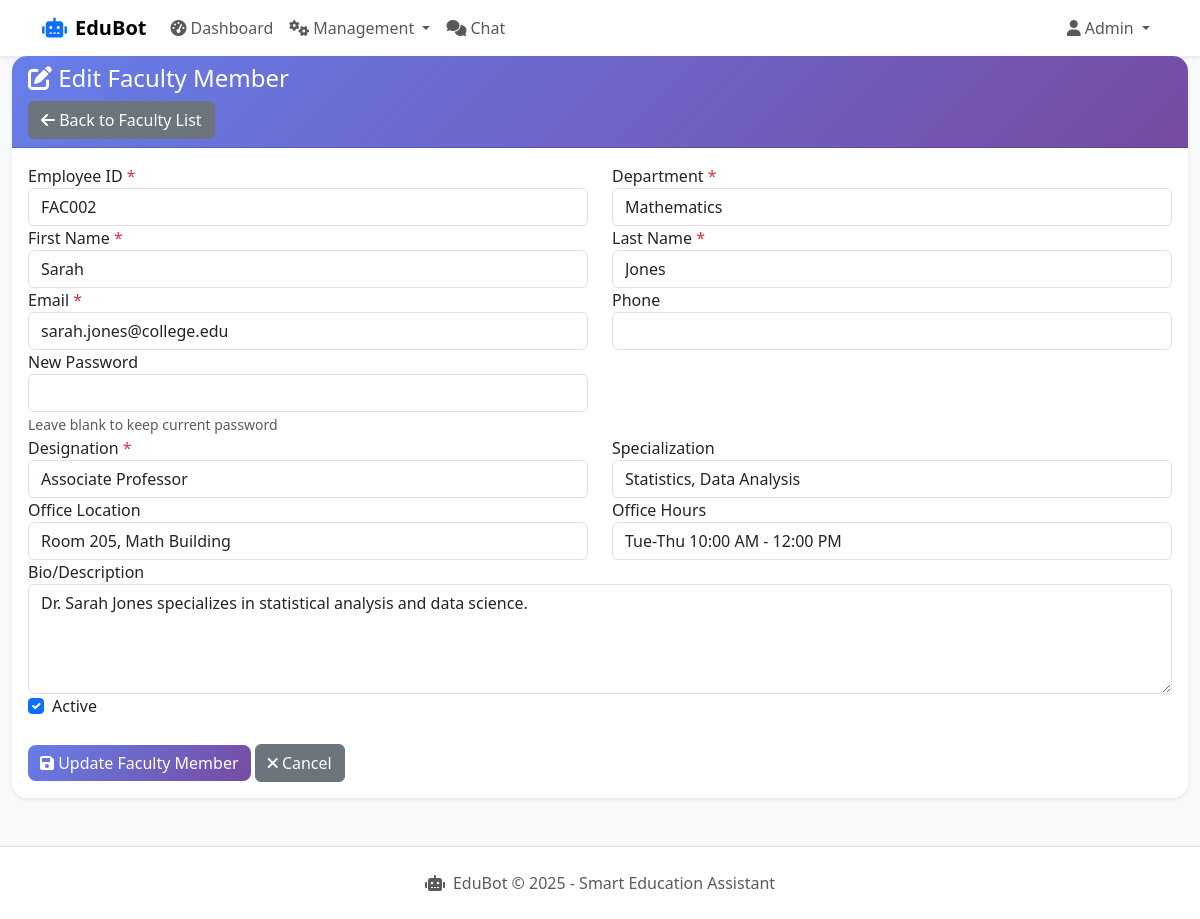
Page /admin/faculty/2/edit (signed in) on the committed database.
### app/models/user.py (models this page shows, shortened)
class User(UserMixin, db.Model):
    __tablename__ = 'users'
    id = db.Column(db.Integer, primary_key=True)
    username = db.Column(db.String(50), unique=True, nullable=False)
    email = db.Column(db.String(100), unique=True, nullable=False)
    password_hash = db.Column(db.String(255), nullable=False)
    role = db.Column(db.Enum('student', 'faculty', 'admin'), nullable=False, default='student')
    first_name = db.Column(db.String(50), nullable=False)
    last_name = db.Column(db.String(50), nullable=False)
    student_id = db.Column(db.String(20), unique=True, nullable=True)
    course_id = db.Column(db.Integer, nullable=True)
    year_of_study = db.Column(db.Integer, nullable=True)
    phone = db.Column(db.String(15), nullable=True)
    is_active = db.Column(db.Boolean, default=True)
    created_at = db.Column(db.DateTime, default=datetime.utcnow)
    updated_at = db.Column(db.DateTime, default=datetime.utcnow, onupdate=datetime.utcnow)
    faculty_profile = db.relationship('Faculty', backref='user', uselist=False, cascade='all, delete-orphan')
    attendance_records = db.relationship('Attendance', foreign_keys='Attendance.student_id', lazy='dynamic', cascade='all, delete-orphan')
    chat_logs = db.relationship('ChatLog', backref='user', lazy='dynamic', cascade='all, delete-orphan')
    created_groups = db.relationship('Group', foreign_keys='Group.created_by', backref='creator', lazy='dynamic', cascade='all, delete-orphan')
    group_memberships = db.relationship('GroupMember', backref='user', lazy='dynamic', cascade='all, delete-orphan')
    group_messages = db.relationship('GroupMessage', backref='user', lazy='dynamic', cascade='all, delete-orphan')
    def is_admin(self):
        return self.role == 'admin'

### app/models/faculty.py (models this page shows, shortened)
class Faculty(db.Model):
    __tablename__ = 'faculty'
    id = db.Column(db.Integer, primary_key=True)
    user_id = db.Column(db.Integer, db.ForeignKey('users.id'), nullable=True)
    employee_id = db.Column(db.String(20), unique=True, nullable=False)
    department = db.Column(db.String(100), nullable=False)
    designation = db.Column(db.String(100), nullable=False)
    specialization = db.Column(db.Text, nullable=True)
    office_location = db.Column(db.String(100), nullable=True)
    office_hours = db.Column(db.String(100), nullable=True)
    bio = db.Column(db.Text, nullable=True)
    image_url = db.Column(db.String(255), nullable=True)
    is_active = db.Column(db.Boolean, default=True)
    created_at = db.Column(db.DateTime, default=datetime.utcnow)
    updated_at = db.Column(db.DateTime, default=datetime.utcnow, onupdate=datetime.utcnow)
    courses = db.relationship('Course', backref='faculty', lazy='dynamic')

### app/routes/admin.py (the view, shortened to what this page needs)
@admin_bp.route('/faculty/<int:faculty_id>/edit', methods=['GET', 'POST'])
@login_required
@admin_required
def edit_faculty(faculty_id):
    faculty_to_edit = Faculty.query.get_or_404(faculty_id)
    return render_template('admin/faculty_form.html',
                         faculty_to_edit=faculty_to_edit,
                         mode='edit',
                         user=current_user)

### app/routes/admin.py (called while the page is built)
def admin_required(f):
    @wraps(f)
    def decorated_function(*args, **kwargs):
        if not current_user.is_authenticated or not current_user.is_admin():
            flash('Admin access required.', 'error')
            return redirect(url_for('auth.login'))
        return f(*args, **kwargs)
    return decorated_function

### app/templates/admin/faculty_form.html (shortened to what this page needs)
{% extends "base.html" %}
{% block content %}
<div class="container-fluid">
    <div class="row">
        <div class="col-md-12">
            <div class="card">
                <div class="card-header">
                    <h4 class="card-title">
                        {% if mode == 'add' %}
                            <i class="fas fa-plus"></i> Add Faculty Member
                        {% else %}
                            <i class="fas fa-edit"></i> Edit Faculty Member
                        {% endif %}
                    </h4>
                    <a href="{{ url_for('admin.manage_faculty') }}" class="btn btn-secondary float-right">
                        <i class="fas fa-arrow-left"></i> Back to Faculty List
                    </a>
                </div>
                <div class="card-body">
                    <form method="POST" action="">
                        <div class="row">
                            <div class="col-md-6">
                                <div class="form-group">
                                    <label for="employee_id">Employee ID <span class="text-danger">*</span></label>
                                    <input type="text" class="form-control" id="employee_id" name="employee_id"
                                           value="{% if faculty_to_edit %}{{ faculty_to_edit.employee_id }}{% elif form_data %}{{ form_data.employee_id }}{% endif %}"
                                           required>
                                </div>
                            </div>
                            <div class="col-md-6">
                                <div class="form-group">
                                    <label for="department">Department <span class="text-danger">*</span></label>
                                    <input type="text" class="form-control" id="department" name="department"
                                           value="{% if faculty_to_edit %}{{ faculty_to_edit.department }}{% elif form_data %}{{ form_data.department }}{% endif %}"
                                           required>
                                </div>
                            </div>
                        </div>
                        <div class="row">
                            <div class="col-md-6">
                                <div class="form-group">
                                    <label for="first_name">First Name <span class="text-danger">*</span></label>
                                    <input type="text" class="form-control" id="first_name" name="first_name"
                                           value="{% if faculty_to_edit %}{{ faculty_to_edit.user.first_name }}{% elif form_data %}{{ form_data.first_name }}{% endif %}"
                                           required>
                                </div>
                            </div>
                            <div class="col-md-6">
                                <div class="form-group">
                                    <label for="last_name">Last Name <span class="text-danger">*</span></label>
                                    <input type="text" class="form-control" id="last_name" name="last_name"
                                           value="{% if faculty_to_edit %}{{ faculty_to_edit.user.last_name }}{% elif form_data %}{{ form_data.last_name }}{% endif %}"
                                           required>
                                </div>
                            </div>
                        </div>
                        <div class="row">
                            <div class="col-md-6">
                                <div class="form-group">
                                    <label for="email">Email <span class="text-danger">*</span></label>
                                    <input type="email" class="form-control" id="email" name="email"
                                           value="{% if faculty_to_edit %}{{ faculty_to_edit.user.email }}{% elif form_data %}{{ form_data.email }}{% endif %}"
                                           required>
                                </div>
                            </div>
                            <div class="col-md-6">
                                <div class="form-group">
                                    <label for="phone">Phone</label>
                                    <input type="text" class="form-control" id="phone" name="phone"
                                           value="{% if faculty_to_edit %}{{ faculty_to_edit.user.phone or '' }}{% elif form_data %}{{ form_data.phone }}{% endif %}">
                                </div>
                            </div>
                        </div>
                        <div class="row">
                            <div class="col-md-6">
                                <div class="form-group">
                                    <label for="{% if mode == 'add' %}password{% else %}new_password{% endif %}">
                                        {% if mode == 'add' %}Password{% else %}New Password{% endif %}
                                    </label>
                                    <input type="password" class="form-control"
                                           id="{% if mode == 'add' %}password{% else %}new_password{% endif %}"
                                           name="{% if mode == 'add' %}password{% else %}new_password{% endif %}"
                                           {% if mode == 'add' %}required{% endif %}>
                                    {% if mode == 'edit' %}
                                        <small class="form-text text-muted">Leave blank to keep current password</small>
                                    {% endif %}
                                </div>
                            </div>
                        </div>
                        <div class="row">
                            <div class="col-md-6">
                                <div class="form-group">
                                    <label for="designation">Designation <span class="text-danger">*</span></label>
                                    <input type="text" class="form-control" id="designation" name="designation"
                                           value="{% if faculty_to_edit %}{{ faculty_to_edit.designation }}{% elif form_data %}{{ form_data.designation }}{% endif %}"
                                           required>
                                </div>
                            </div>
                            <div class="col-md-6">
                                <div class="form-group">
                                    <label for="specialization">Specialization</label>
                                    <input type="text" class="form-control" id="specialization" name="specialization"
                                           value="{% if faculty_to_edit %}{{ faculty_to_edit.specialization or '' }}{% elif form_data %}{{ form_data.specialization }}{% endif %}">
                                </div>
                            </div>
                        </div>
                        <div class="row">
                            <div class="col-md-6">
                                <div class="form-group">
                                    <label for="office_location">Office Location</label>
                                    <input type="text" class="form-control" id="office_location" name="office_location"
                                           value="{% if faculty_to_edit %}{{ faculty_to_edit.office_location or '' }}{% elif form_data %}{{ form_data.office_location }}{% endif %}">
                                </div>
                            </div>
                            <div class="col-md-6">
                                <div class="form-group">
                                    <label for="office_hours">Office Hours</label>
                                    <input type="text" class="form-control" id="office_hours" name="office_hours"
                                           value="{% if faculty_to_edit %}{{ faculty_to_edit.office_hours or '' }}{% elif form_data %}{{ form_data.office_hours }}{% endif %}"
                                           placeholder="e.g., Mon-Fri 10:00-12:00">
                                </div>
                            </div>
                        </div>
                        <div class="row">
                            <div class="col-md-12">
                                <div class="form-group">
                                    <label for="bio">Bio/Description</label>
                                    <textarea class="form-control" id="bio" name="bio" rows="4"
                                              placeholder="Brief description about the faculty member">{% if faculty_to_edit %}{{ faculty_to_edit.bio or '' }}{% elif form_data %}{{ form_data.bio }}{% endif %}</textarea>
                                </div>
                            </div>
                        </div>
                        {% if mode == 'edit' %}
                        <div class="row">
                            <div class="col-md-12">
                                <div class="form-check">
                                    <input type="checkbox" class="form-check-input" id="is_active" name="is_active"
                                           {% if faculty_to_edit and faculty_to_edit.is_active %}checked{% endif %}>
                                    <label class="form-check-label" for="is_active">
                                        Active
                                    </label>
                                </div>
                            </div>
                        </div>
                        {% endif %}
                        <div class="row mt-4">
                            <div class="col-md-12">
                                <button type="submit" class="btn btn-primary">
                                    <i class="fas fa-save"></i>
                                    {% if mode == 'add' %}Add Faculty Member{% else %}Update Faculty Member{% endif %}
                                </button>
                                <a href="{{ url_for('admin.manage_faculty') }}" class="btn btn-secondary ml-2">
                                    <i class="fas fa-times"></i> Cancel
                                </a>
                            </div>
                        </div>
                    </form>
                </div>
            </div>
        </div>
    </div>
</div>
{% endblock %}

### app/templates/base.html (shortened to what this page needs)
<!DOCTYPE html>
<html lang="en">
<head>
    <link href="https://cdn.jsdelivr.net/npm/bootstrap@5.3.0/dist/css/bootstrap.min.css" rel="stylesheet">
    <link href="https://cdnjs.cloudflare.com/ajax/libs/font-awesome/6.0.0/css/all.min.css" rel="stylesheet">
</head>
<body>
    <nav class="navbar navbar-expand-lg navbar-light bg-white shadow-sm">
        <div class="container">
            <a class="navbar-brand" href="{{ url_for('admin.dashboard') if current_user.is_authenticated and current_user.is_admin() else url_for('chat.chat_interface') }}">
                <i class="fas fa-robot text-primary me-2"></i>EduBot
            </a>
            <div class="collapse navbar-collapse" id="navbarNav">
                {% if current_user.is_authenticated %}
                <ul class="navbar-nav me-auto">
                    {% if current_user.is_admin() %}
                    <li class="nav-item">
                        <a class="nav-link" href="{{ url_for('admin.dashboard') }}">
                            <i class="fas fa-tachometer-alt me-1"></i>Dashboard
                        </a>
                    </li>
                    <li class="nav-item dropdown">
                        <a class="nav-link dropdown-toggle" href="#" id="managementDropdown" role="button" data-bs-toggle="dropdown">
                            <i class="fas fa-cogs me-1"></i>Management
                        </a>
                    </li>
                    {% endif %}
                    <li class="nav-item">
                        <a class="nav-link" href="{{ url_for('chat.chat_interface') }}">
                            <i class="fas fa-comments me-1"></i>Chat
                        </a>
                    </li>
                </ul>
                <ul class="navbar-nav">
                    <li class="nav-item dropdown">
                        <a class="nav-link dropdown-toggle" href="#" id="userDropdown" role="button" data-bs-toggle="dropdown">
                            <i class="fas fa-user me-1"></i>{{ current_user.first_name }}
                        </a>
                    </li>
                </ul>
                {% endif %}
            </div>
        </div>
    </nav>
    <main>
        {% block content %}{% endblock %}
    </main>
    <footer class="bg-white border-top mt-5 py-4">
        <div class="container text-center">
            <p class="text-muted mb-0">
                <i class="fas fa-robot me-2"></i>EduBot &copy; 2025 - Smart Education Assistant
            </p>
        </div>
    </footer>
</body>
</html>

### rows in the picture
User: first_name "Admin"
Faculty: employee_id "FAC002", department "Mathematics", designation "Associate Professor", specialization "Statistics, Data Analysis", office_location "Room 205, Math Building", office_hours "Tue-Thu 10:00 AM - 12:00 PM", bio "Dr. Sarah Jones specializes in statistical analysis and data science.", is_active "☑"
User: first_name "Sarah", last_name "Jones", email "sarah.jones@college.edu"
